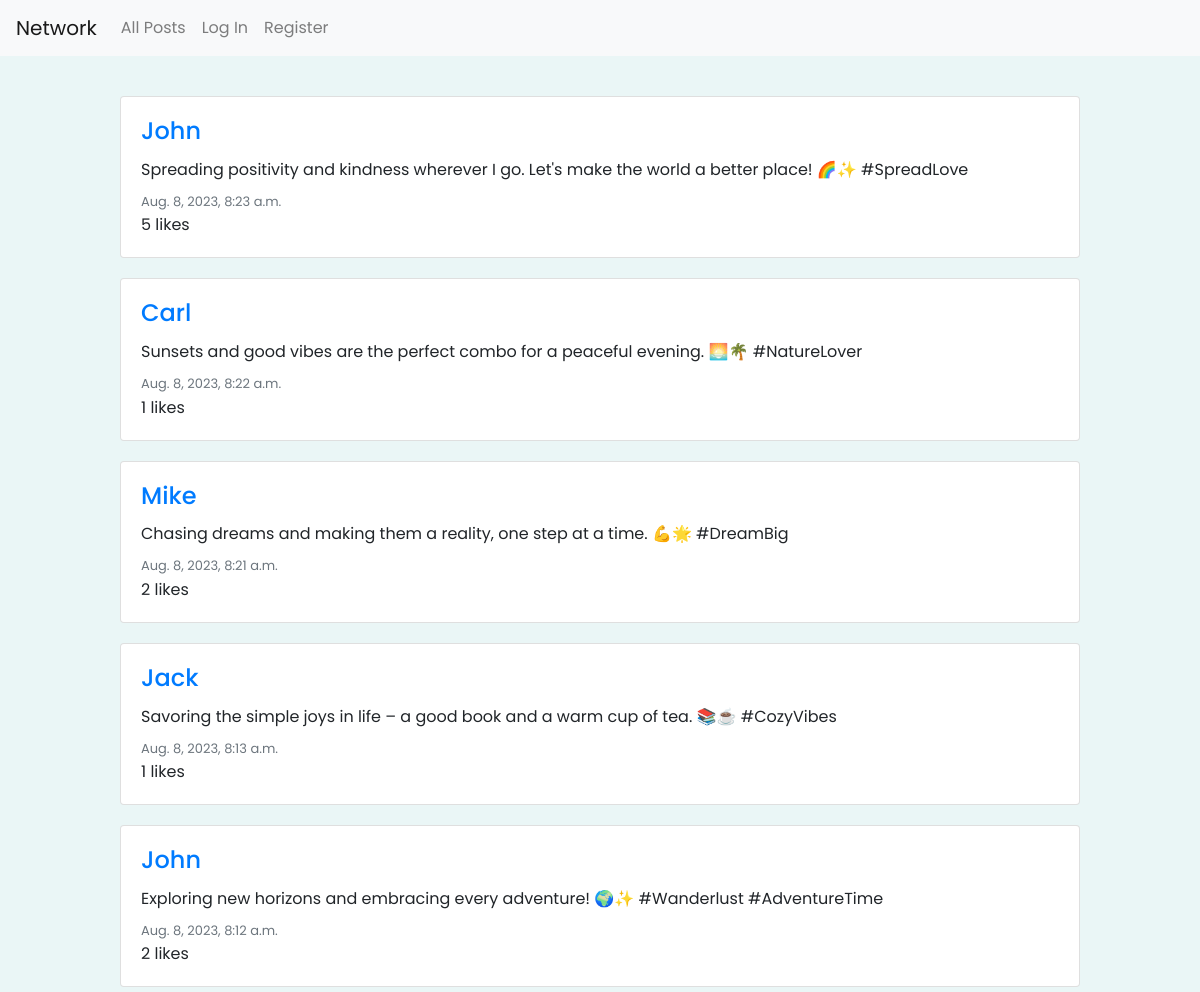
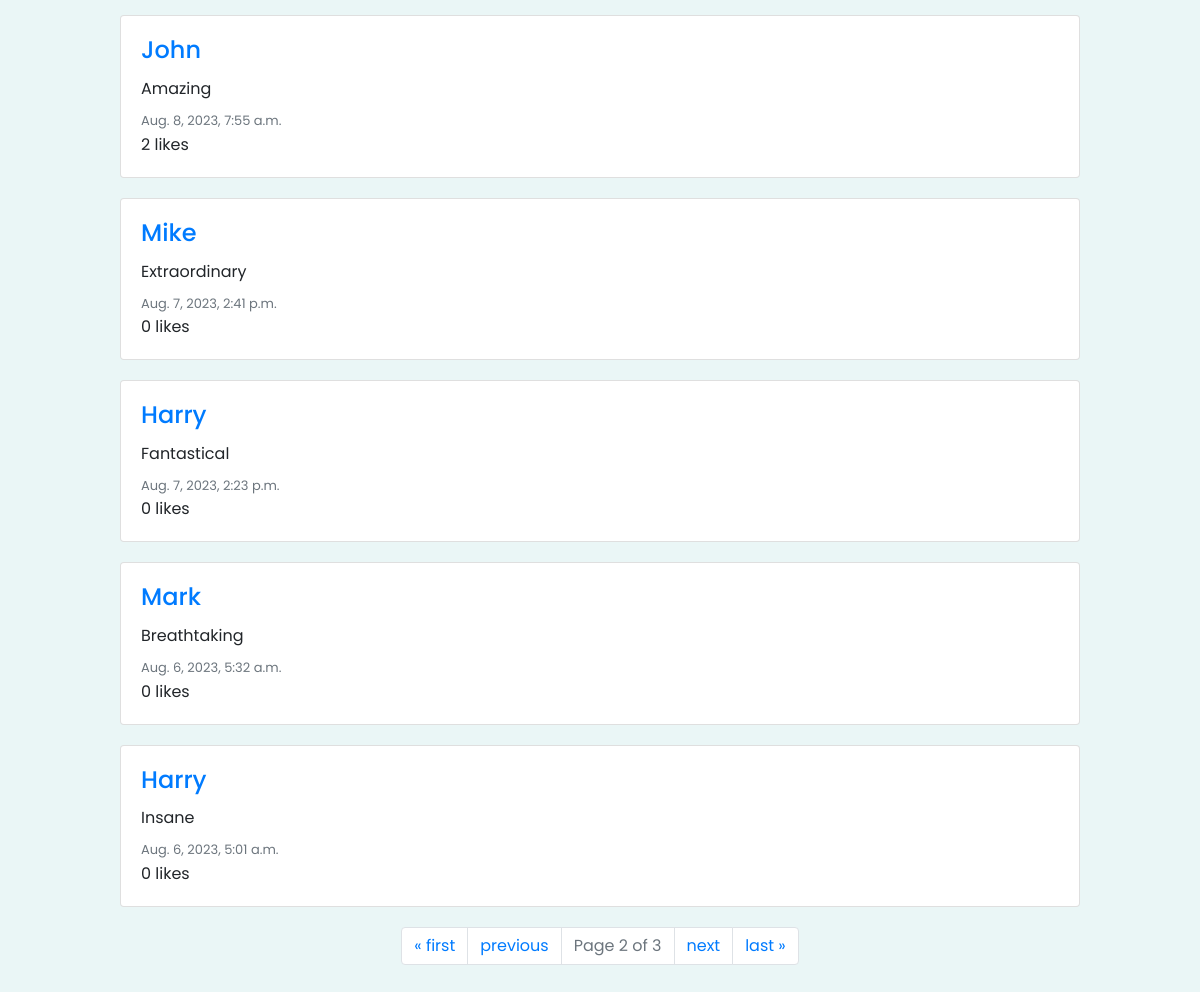
Screenshot of /?page=2 with the database file from the repository (2 pictures, top to bottom).
### network/models.py (models this page shows, shortened)
class Post(models.Model):
    author = models.ForeignKey(User, on_delete=models.CASCADE,related_name="user")
    content = models.CharField(max_length=1000)
    timestamp = models.DateTimeField(auto_now_add=True)

class User(AbstractUser):
    pass

### network/views.py (the view)
# urls.py: path("", views.index, name="index"),
def index(request):
    posts = Post.objects.annotate(like_count=Count('post_like')).order_by('-timestamp')
    paginator = Paginator(posts, 10)
    page_number = request.GET.get('page')
    page_obj = paginator.get_page(page_number)
    all_likes = Like.objects.all()
    liked_posts = []
    try:
        for like in all_likes:
            if like.user.id == request.user.id:
                liked_posts.append(like.post.id)
    except:
        liked_posts = []
    return render(request, "network/index.html", {
        'page_obj': page_obj,
        'liked_posts': liked_posts,
    })

### network/templates/network/index.html (shortened to what this page needs)
{% extends "network/layout.html" %}
{% block body %}
  {% for post in page_obj %}
    <div style="margin: 20px 100px 20px 100px;" class="card w-10">
        <div class="card-body">
          <a href="{% url 'view_profile' post.author_id %}"><h4 class="card-title">{{ post.author }}</h4></a>
          <p class="card-text">{{ post.content }}</p>
          <p style="font-size: 13px;" class="card-subtitle mb-2 text-muted">{{ post.timestamp }}</p>
          <p id="like-count-{{ post.id }}" class="card-subtitle">{{ post.like_count }} likes</p>
        </div>
      </div>
    {% endfor %}
    <div class="pagination justify-content-center">
      <ul class="pagination">
          {% if page_obj.has_previous %}
              <li class="page-item"><a class="page-link" href="?page=1">&laquo; first</a></li>
              <li class="page-item"><a class="page-link" href="?page={{ page_obj.previous_page_number }}">previous</a></li>
          {% endif %}
          <li class="page-item disabled">
              <span class="page-link">Page {{ page_obj.number }} of {{ page_obj.paginator.num_pages }}</span>
          </li>
          {% if page_obj.has_next %}
              <li class="page-item"><a class="page-link" href="?page={{ page_obj.next_page_number }}">next</a></li>
              <li class="page-item"><a class="page-link" href="?page={{ page_obj.paginator.num_pages }}">last &raquo;</a></li>
          {% endif %}
      </ul>
    </div>
{% endblock %}

### network/templates/network/layout.html (style rules this page uses)
body { font-family: 'Poppins', sans-serif; background-color: #eaf6f6; }

### rows the page displays
Post: author "John", content "Spreading positivity and kindness wherever I go. Let's make the world a better place! 🌈✨ #SpreadLove", timestamp "Aug. 8, 2023, 8:23 a.m.", like_count "5"
Post: author "Carl", content "Sunsets and good vibes are the perfect combo for a peaceful evening. 🌅🌴 #NatureLover", timestamp "Aug. 8, 2023, 8:22 a.m.", like_count "1"
Post: author "Mike", content "Chasing dreams and making them a reality, one step at a time. 💪🌟 #DreamBig", timestamp "Aug. 8, 2023, 8:21 a.m.", like_count "2"
Post: author "Jack", content "Savoring the simple joys in life – a good book and a warm cup of tea. 📚☕ #CozyVibes", timestamp "Aug. 8, 2023, 8:13 a.m.", like_count "1"
Post: author "John", content "Exploring new horizons and embracing every adventure! 🌍✨ #Wanderlust #AdventureTime", timestamp "Aug. 8, 2023, 8:12 a.m.", like_count "2"
Post: author "John", content "Amazing", timestamp "Aug. 8, 2023, 7:55 a.m.", like_count "2"
Post: author "Mike", content "Extraordinary", timestamp "Aug. 7, 2023, 2:41 p.m.", like_count "0"
Post: author "Harry", content "Fantastical", timestamp "Aug. 7, 2023, 2:23 p.m.", like_count "0"
Post: author "Mark", content "Breathtaking", timestamp "Aug. 6, 2023, 5:32 a.m.", like_count "0"
Post: author "Harry", content "Insane", timestamp "Aug. 6, 2023, 5:01 a.m.", like_count "0"

### other values shown
{{ page_obj.number }} "2"
{{ page_obj.paginator.num_pages }} "3"
